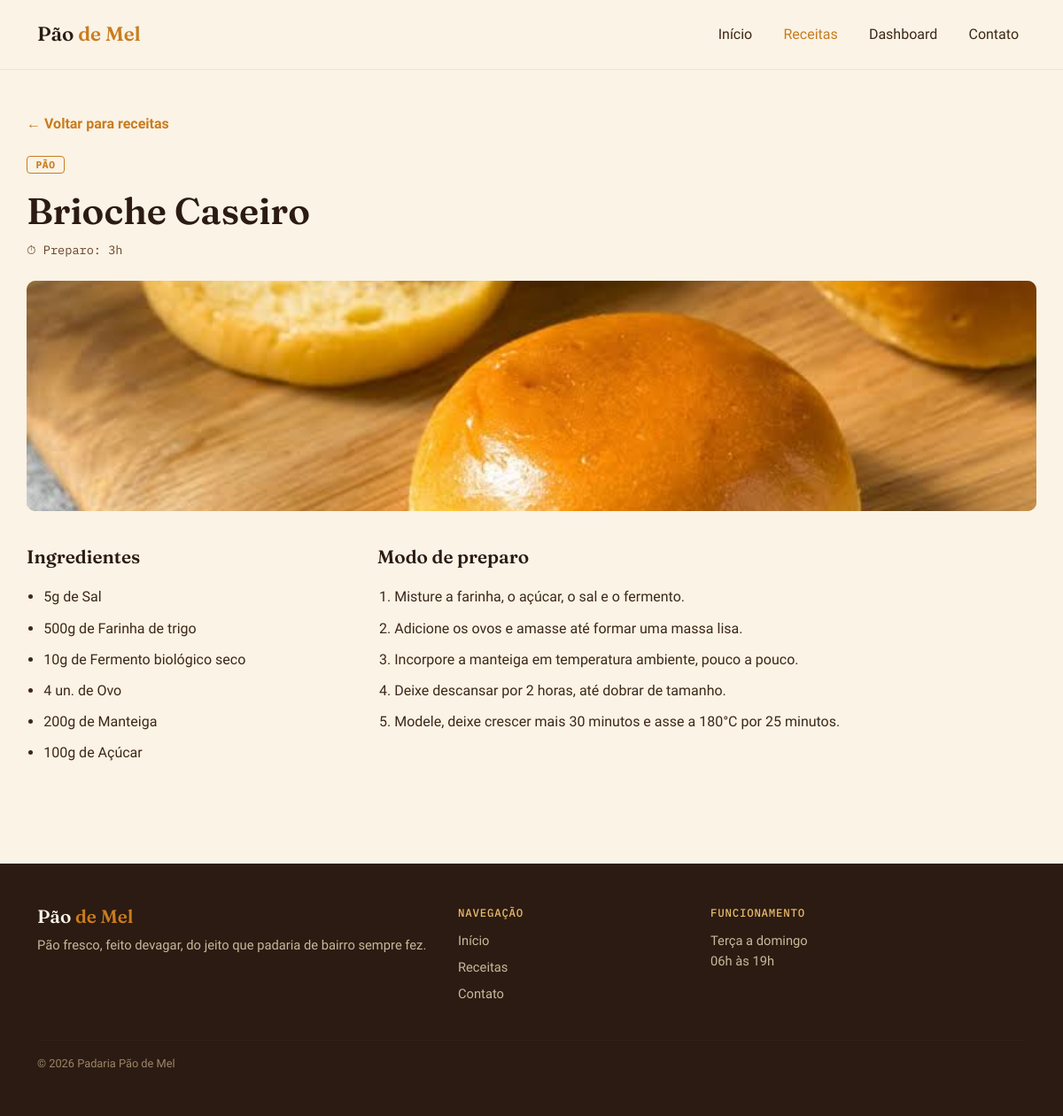
The page /receita-detalhe.php?id=2 on the database its author committed.
### tables this page shows
CREATE TABLE categorias (
    id   INT AUTO_INCREMENT PRIMARY KEY,
    nome VARCHAR(100) NOT NULL
);

CREATE TABLE receitas (
    id           INT AUTO_INCREMENT PRIMARY KEY,
    nome         VARCHAR(100) NOT NULL,
    modo_preparo TEXT         NOT NULL,
    tempo_preparo INT         NOT NULL,   
    id_categoria INT          NOT NULL,
    FOREIGN KEY (id_categoria) REFERENCES categorias(id)
);

### includes/funcoes.php (called while the page is built, shortened)
<?php
function formatarTempoPreparo(int $minutos): string
{
    $horas = intdiv($minutos, 60);
    $minutosRestantes = $minutos % 60;
    if ($minutosRestantes === 0) {
        return $horas . 'h';
    }
    return $horas . 'h' . $minutosRestantes;
}
function receitaValida(array $receita): bool
{
    return true;
}
function filtrarReceitasValidas(array $receitas): array
{
    $receitasValidas = [];
    foreach ($receitas as $receita) {
        if (receitaValida($receita)) {
            $receitasValidas[] = $receita;
        }
    }
    return $receitasValidas;
}
function buscarReceitaPorId(array $receitas, int $id): ?array
{
    foreach ($receitas as $receita) {
        if ($receita['id'] === $id) {
            return $receita;
        }
    }
    return null;
}
function formatarIngrediente(float $quantidade, string $unidade, string $nome): string
{
    $quantidadeTexto = (floor($quantidade) === $quantidade)
        ? (string) (int) $quantidade
        : rtrim(rtrim(number_format($quantidade, 2, ',', ''), '0'), ',');
    return $quantidadeTexto . $unidade . ' de ' . $nome;
}
function modoPreparoParaPassos(string $textoModoPreparo): array
{
    $linhas = explode("\n", $textoModoPreparo);
    $passos = [];
    foreach ($linhas as $linha) {
        $linha = trim($linha);
        if ($linha !== '') {
            $passos[] = $linha;
        }
    }
    return $passos;
}
function caminhoImagemReceita(int $id): string
{
    $caminhoRelativo = 'assets/img/receita-' . $id . '.jpg';
    $caminhoNoServidor = __DIR__ . '/../' . $caminhoRelativo;
    if (file_exists($caminhoNoServidor)) {
        return $caminhoRelativo;
    }
    return '';
}
function thumbClassPorId(int $id): string
{
    $opcoes = ['thumb-1', 'thumb-2', 'thumb-3'];
    $indice = ($id - 1) % count($opcoes);
    return $opcoes[$indice];
}
function buscarReceitasDoBanco(PDO $pdo): array
{
    $receitas = [];
    $sqlReceitas = "SELECT r.id, r.nome, r.modo_preparo, r.tempo_preparo, c.nome AS categoria
                    FROM receitas r
                    INNER JOIN categorias c ON r.id_categoria = c.id
                    ORDER BY r.id";
    $resultadoReceitas = $pdo->query($sqlReceitas);
    while ($linha = $resultadoReceitas->fetch()) {
        $id = (int) $linha['id'];
        $receitas[$id] = [
            'id' => $id,
            'nome' => $linha['nome'],
            'categoria' => $linha['categoria'],
            'tempo_preparo' => (int) $linha['tempo_preparo'],
            'thumb' => thumbClassPorId($id),
            'imagem' => caminhoImagemReceita($id),
            'modo_preparo' => modoPreparoParaPassos($linha['modo_preparo']),
            'ingredientes' => [],
        ];
    }
    $sqlIngredientes = "SELECT ri.id_receita, ri.quantidade, i.nome, i.unidade_medida
                        FROM receita_ingrediente ri
                        INNER JOIN ingredientes i ON ri.id_ingrediente = i.id
                        ORDER BY ri.id_receita";
    $resultadoIngredientes = $pdo->query($sqlIngredientes);
    while ($linha = $resultadoIngredientes->fetch()) {
        $idReceita = (int) $linha['id_receita'];
        if (isset($receitas[$idReceita])) {
            $receitas[$idReceita]['ingredientes'][] = formatarIngrediente(
                (float) $linha['quantidade'],
                $linha['unidade_medida'],
                $linha['nome']
            );
        }
    }
    return array_values($receitas);
}

### includes/dados-receitas.php (called while the page is built, shortened)
<?php
require_once __DIR__ . '/conexao.php';
require_once __DIR__ . '/funcoes.php';
$receitas = buscarReceitasDoBanco($pdo);

### receita-detalhe.php (the view, shortened to what this page needs)
<?php
require 'includes/header.php';
require 'includes/dados-receitas.php';
require_once 'includes/funcoes.php';
$receitas = filtrarReceitasValidas($receitas);
$id = isset($_GET['id']) ? (int) $_GET['id'] : 0;
$receitaEncontrada = buscarReceitaPorId($receitas, $id);
?>
<section class="container receita-detalhe">
  <a href="receitas.php" class="voltar-link">← Voltar para receitas</a>
  <?php
  if ($receitaEncontrada): ?>
    <div class="receita-header">
      <span class="badge badge-categoria"><?php echo $receitaEncontrada['categoria']; ?></span>
      <h1 class="receita-title"><?php echo $receitaEncontrada['nome']; ?></h1>
      <p class="receita-meta">⏱ Preparo: <?php echo formatarTempoPreparo($receitaEncontrada['tempo_preparo']); ?></p>
    </div>
    <div class="card-thumb <?php echo $receitaEncontrada['thumb']; ?> receita-thumb">
      <?php if ($receitaEncontrada['imagem'] !== ''): ?>
        <img src="<?php echo $receitaEncontrada['imagem']; ?>" alt="<?php echo $receitaEncontrada['nome']; ?>">
      <?php endif; ?>
    </div>
    <div class="row g-5 receita-conteudo">
      <div class="col-lg-4">
        <h2 class="section-title-sm">Ingredientes</h2>
        <ul class="lista-ingredientes">
          <?php foreach ($receitaEncontrada['ingredientes'] as $ingrediente): ?>
            <li><?php echo $ingrediente; ?></li>
          <?php endforeach; ?>
        </ul>
      </div>
      <div class="col-lg-8">
        <h2 class="section-title-sm">Modo de preparo</h2>
        <ol class="lista-passos">
          <?php foreach ($receitaEncontrada['modo_preparo'] as $passo): ?>
            <li><?php echo $passo; ?></li>
          <?php endforeach; ?>
        </ol>
      </div>
    </div>
  <?php endif; ?>
</section>
<?php require 'includes/footer.php'; ?>

### assets/css/style.css (style rules this page uses)
:root { --flour: #FAF3E6; --dough: #F0E4CB; --crust: #6B4226; --crust-dark: #2B1B12; --honey: #C97C1E; --honey-light: #E8B96B; --text-main: #3D2817; }
* { box-sizing: border-box; }
body { background: var(--flour); color: var(--text-main); font-family: 'Work Sans', sans-serif; line-height: 1.6; }
h1, h2, h3 { font-family: 'Fraunces', serif; font-weight: 600; color: var(--crust-dark); }
.destaques, .receitas-grid, .receita-detalhe, .contato-grid { padding: 3rem 0; }
.section-title-sm { font-size: 1.3rem; margin-bottom: 1.2rem; }
.card-thumb { height: 160px; position: relative; overflow: hidden; }
.card-thumb img { width: 100%; height: 100%; object-fit: cover; display: block; }
.thumb-2 { background: linear-gradient(135deg, #E8B96B, #C97C1E); }
.badge-categoria { display: inline-block; font-family: 'IBM Plex Mono', monospace; font-size: 0.7rem; text-transform: uppercase; letter-spacing: 0.05em; background: var(--flour); border: 1px solid var(--honey); color: var(--honey); padding: 0.2rem 0.6rem; border-radius: 4px; margin-bottom: 0.6rem; }
.voltar-link { display: inline-block; margin-bottom: 1.2rem; color: var(--honey); font-weight: 600; text-decoration: none; }
.receita-title { font-size: clamp(1.8rem, 4vw, 2.6rem); margin: 0.5rem 0; }
.receita-meta { font-family: 'IBM Plex Mono', monospace; font-size: 0.85rem; color: var(--crust); }
.receita-thumb { height: 260px; border-radius: 10px; margin: 1.5rem 0 2.5rem; }
.lista-ingredientes, .lista-passos { padding-left: 1.2rem; }
.lista-ingredientes li, .lista-passos li { margin-bottom: 0.6rem; }

### rows shown on the page
categorias: nome "PÃO"
receitas: nome "Brioche Caseiro", tempo_preparo "3h"

### other values the page prints
$ingrediente "5g de Sal"
$ingrediente "500g de Farinha de trigo"
$ingrediente "10g de Fermento biológico seco"
$ingrediente "4 un. de Ovo"
$ingrediente "200g de Manteiga"
$ingrediente "100g de Açúcar"
$passo "Misture a farinha, o açúcar, o sal e o fermento."
$passo "Adicione os ovos e amasse até formar uma massa lisa."
$passo "Incorpore a manteiga em temperatura ambiente, pouco a pouco."
$passo "Deixe descansar por 2 horas, até dobrar de tamanho."
$passo "Modele, deixe crescer mais 30 minutos e asse a 180°C por 25 minutos."
